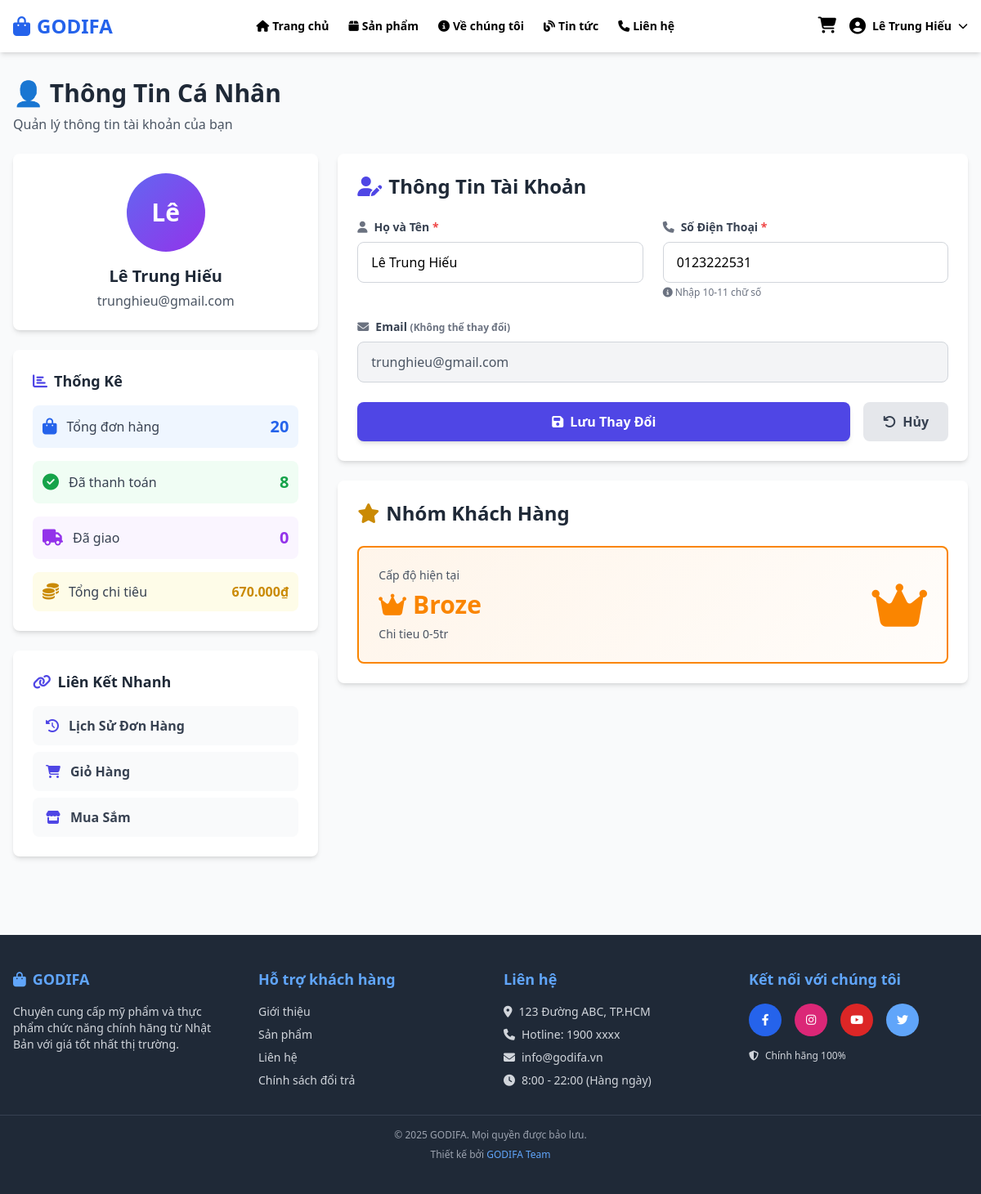
/view/account/profile.php (signed in), run on an earlier commit of the app's database.
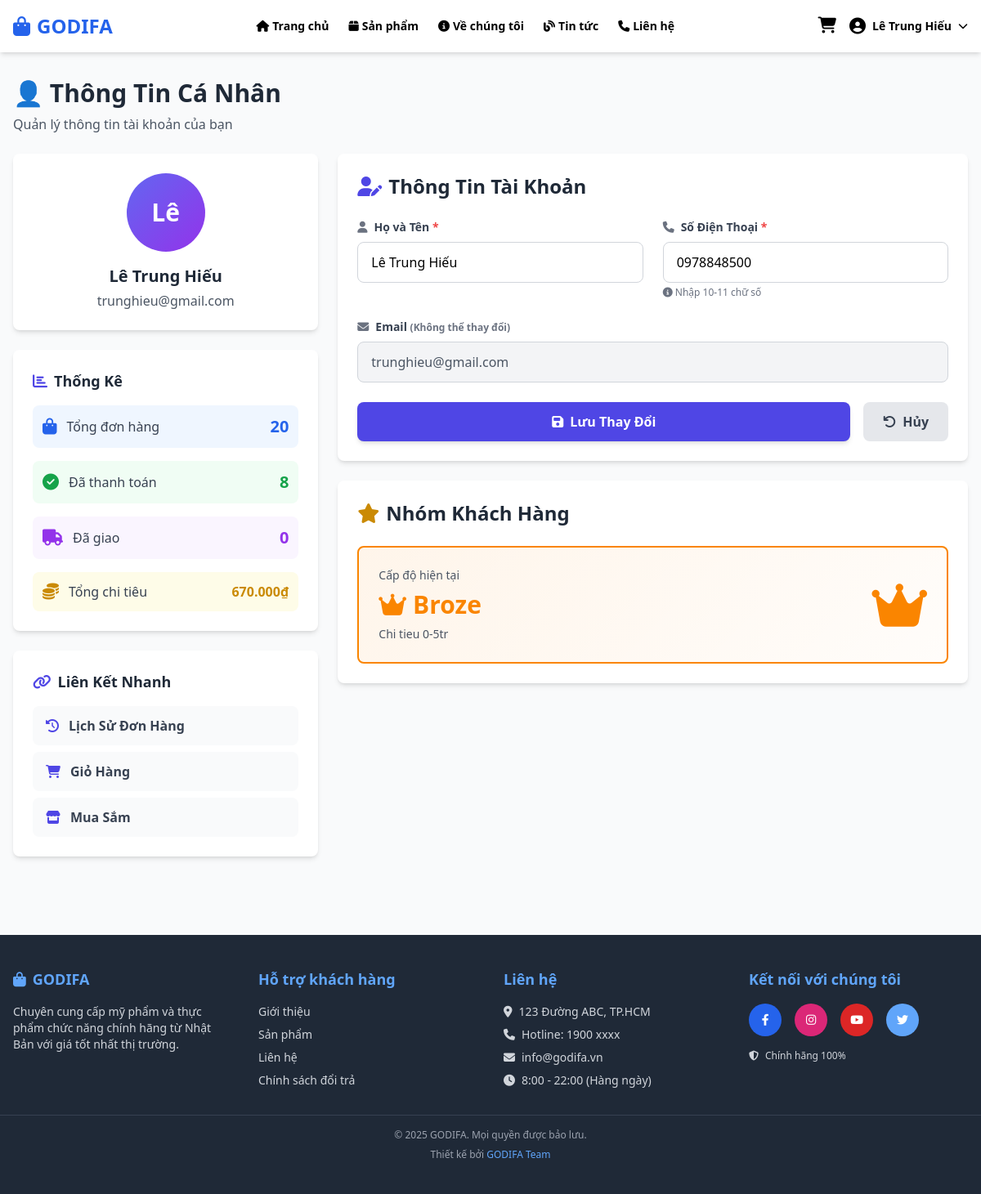
And on a later commit of the database.
### tables this page shows
CREATE TABLE IF NOT EXISTS `customer` (
  `customerID` int NOT NULL AUTO_INCREMENT,
  `customerName` varchar(100) NOT NULL,
  `phone` text NOT NULL,
  `email` varchar(100) NOT NULL,
  `password` varchar(100) NOT NULL,
  `status` tinyint(1) NOT NULL DEFAULT '1' COMMENT '1=Hoạt động, 0=Đã khóa',
  `groupID` int DEFAULT NULL COMMENT 'ID nhóm khách hàng',
  PRIMARY KEY (`customerID`),
  UNIQUE KEY `email` (`email`),
  KEY `idx_status` (`status`),
  KEY `idx_groupID` (`groupID`)
);

CREATE TABLE IF NOT EXISTS `customer_group` (
  `groupID` int NOT NULL AUTO_INCREMENT,
  `groupName` varchar(100) NOT NULL COMMENT 'Tên nhóm',
  `description` text COMMENT 'Mô tả nhóm',
  `minSpent` decimal(10,0) DEFAULT '0' COMMENT 'Chi tiêu tối thiểu để vào nhóm',
  `maxSpent` decimal(10,0) DEFAULT NULL COMMENT 'Chi tiêu tối đa (NULL = không giới hạn)',
  `color` varchar(7) DEFAULT '#6366f1' COMMENT 'Màu sắc hiển thị (hex color)',
  `createdAt` timestamp NOT NULL DEFAULT CURRENT_TIMESTAMP,
  PRIMARY KEY (`groupID`)
);

### controller/cProfile.php (called while the page is built, shortened)
<?php
class ProfileController {
    private $db;
    public function __construct() {
        $this->db = Database::getInstance();
    }
    public function getCustomerInfo($customerID) {
        $conn = $this->db->connect();
        $stmt = $conn->prepare("
            SELECT
                c.customerID,
                c.customerName,
                c.phone,
                c.email,
                c.status,
                c.groupID,
                cg.groupName,
                cg.description as groupDescription,
                cg.color as groupColor,
                cg.minSpent as groupMinSpent,
                cg.maxSpent as groupMaxSpent
            FROM customer c
            LEFT JOIN customer_group cg ON c.groupID = cg.groupID
            WHERE c.customerID = ?
        ");
        $stmt->bind_param("i", $customerID);
        $stmt->execute();
        $result = $stmt->get_result()->fetch_assoc();
        return $result;
    }
}

### view/account/profile.php (the view, shortened to what the changed rows need)
<?php
require_once __DIR__ . '/../../controller/cProfile.php';
$customerID = $_SESSION['customer_id'];
$profileController = new ProfileController();
$customer = $profileController->getCustomerInfo($customerID);
?>
<!DOCTYPE html>
<html lang="vi">
<head>
    <script src="https://cdn.tailwindcss.com"></script>
    <link rel="stylesheet" href="https://cdnjs.cloudflare.com/ajax/libs/font-awesome/6.4.0/css/all.min.css">
</head>
<body class="bg-gray-50">
    <?php include __DIR__ . '/../layout/header.php'; ?>
    <div class="max-w-7xl mx-auto px-4 py-8">
        <div class="mb-6">
            <h1 class="text-3xl font-bold text-gray-800">👤 Thông Tin Cá Nhân</h1>
        </div>
        <div class="grid grid-cols-1 lg:grid-cols-3 gap-6">
            <div class="lg:col-span-1">
                <div class="bg-white rounded-lg shadow-md p-6 mb-6">
                    <div class="text-center">
                        <div class="w-24 h-24 rounded-full bg-gradient-to-br from-indigo-500 to-purple-600 mx-auto mb-4 flex items-center justify-center text-white text-3xl font-bold">
                            <?= strtoupper(mb_substr($customer['customerName'], 0, 2)) ?>
                        </div>
                        <h2 class="text-xl font-bold text-gray-800"><?= htmlspecialchars($customer['customerName']) ?></h2>
                        <p class="text-gray-600 mt-1"><?= htmlspecialchars($customer['email']) ?></p>
                    </div>
                </div>
            </div>
            <div class="lg:col-span-2">
                <div class="bg-white rounded-lg shadow-md p-6 mb-6">
                    <h2 class="text-2xl font-bold text-gray-800 mb-6">
                        <i class="fas fa-user-edit mr-2 text-indigo-600"></i>Thông Tin Tài Khoản
                    </h2>
                    <form method="POST" class="space-y-6">
                        <div class="grid grid-cols-1 md:grid-cols-2 gap-6">
                            <div>
                                <label class="block text-sm font-semibold text-gray-700 mb-2">
                                    <i class="fas fa-user mr-2 text-gray-500"></i>Họ và Tên <span class="text-red-500">*</span>
                                </label>
                                <input type="text" name="customerName" value="<?= htmlspecialchars($customer['customerName']) ?>"
                                       class="w-full px-4 py-3 border border-gray-300 rounded-lg focus:ring-2 focus:ring-indigo-500 focus:border-transparent"
                                       required>
                            </div>
                            <div>
                                <label class="block text-sm font-semibold text-gray-700 mb-2">
                                    <i class="fas fa-phone mr-2 text-gray-500"></i>Số Điện Thoại <span class="text-red-500">*</span>
                                </label>
                                <input type="tel" name="phone" value="<?= htmlspecialchars($customer['phone']) ?>"
                                       pattern="[0-9]{10,11}"
                                       placeholder="10-11 chữ số"
                                       class="w-full px-4 py-3 border border-gray-300 rounded-lg focus:ring-2 focus:ring-indigo-500 focus:border-transparent"
                                       required>
                                <p class="text-xs text-gray-500 mt-1">
                                    <i class="fas fa-info-circle"></i> Nhập 10-11 chữ số
                                </p>
                            </div>
                        </div>
                        <div>
                            <label class="block text-sm font-semibold text-gray-700 mb-2">
                                <i class="fas fa-envelope mr-2 text-gray-500"></i>Email
                                <span class="text-gray-500 text-xs">(Không thể thay đổi)</span>
                            </label>
                            <input type="email" value="<?= htmlspecialchars($customer['email']) ?>"
                                   class="w-full px-4 py-3 border border-gray-300 rounded-lg bg-gray-100 cursor-not-allowed text-gray-600"
                                   readonly>
                        </div>
                    </form>
                </div>
                <div class="bg-white rounded-lg shadow-md p-6 mb-6">
                    <h2 class="text-2xl font-bold text-gray-800 mb-6">
                        <i class="fas fa-star mr-2 text-yellow-600"></i>Nhóm Khách Hàng
                    </h2>
                    <?php if (!empty($customer['groupName'])): ?>
                    <div class="rounded-lg p-6 border-2" style="background: linear-gradient(135deg, <?= htmlspecialchars($customer['groupColor'] ?? '#f59e0b') ?>15, <?= htmlspecialchars($customer['groupColor'] ?? '#f59e0b') ?>05); border-color: <?= htmlspecialchars($customer['groupColor'] ?? '#f59e0b') ?>;">
                        <div class="flex items-center justify-between">
                            <div class="flex-1">
                                <p class="text-sm text-gray-600 mb-2">Cấp độ hiện tại</p>
                                <p class="text-3xl font-bold" style="color: <?= htmlspecialchars($customer['groupColor'] ?? '#ca8a04') ?>;">
                                    <i class="fas fa-crown mr-2"></i><?= htmlspecialchars($customer['groupName']) ?>
                                </p>
                                <?php if (!empty($customer['groupDescription'])): ?>
                                <p class="text-sm text-gray-600 mt-2">
                                    <?= htmlspecialchars($customer['groupDescription']) ?>
                                </p>
                                <?php endif; ?>
                            </div>
                            <div class="text-6xl ml-6" style="color: <?= htmlspecialchars($customer['groupColor'] ?? '#f59e0b') ?>;">
                                <i class="fas fa-crown"></i>
                            </div>
                        </div>
                    </div>
                    <?php endif; ?>
                </div>
            </div>
        </div>
    </div>
    <?php include __DIR__ . '/../layout/footer.php'; ?>
</body>
</html>

What changed in the data, as far as the page shows it:
changed customer "Lê": phone "0123222531" → "0978848500"
